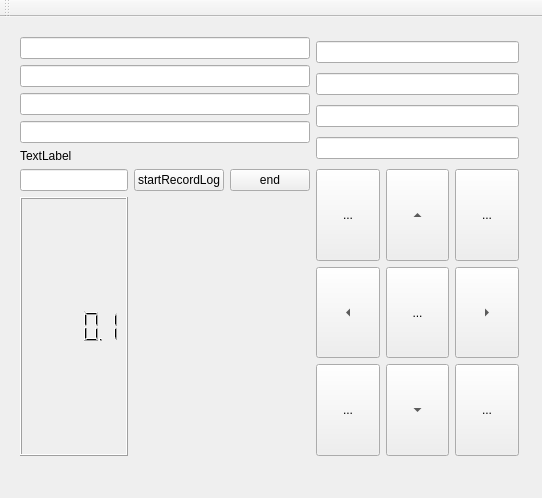
<?xml version="1.0" encoding="UTF-8"?>
<ui version="4.0">
 <class>MainWindow</class>
 <widget class="QMainWindow" name="MainWindow">
  <property name="geometry">
   <rect>
    <x>0</x>
    <y>0</y>
    <width>542</width>
    <height>498</height>
   </rect>
  </property>
  <property name="windowTitle">
   <string>MainWindow</string>
  </property>
  <widget class="QWidget" name="centralWidget">
   <widget class="QWidget" name="gridLayoutWidget">
    <property name="geometry">
     <rect>
      <x>9</x>
      <y>9</y>
      <width>521</width>
      <height>441</height>
     </rect>
    </property>
    <layout class="QGridLayout" name="gridLayout">
     <item row="0" column="0">
      <layout class="QGridLayout" name="gridLayout_5">
       <item row="2" column="0">
        <widget class="QLineEdit" name="tagYEdit"/>
       </item>
       <item row="1" column="0">
        <widget class="QLineEdit" name="tagXEdit"/>
       </item>
       <item row="0" column="0">
        <widget class="QLineEdit" name="tagCodeEdit">
         <property name="font">
          <font>
           <stylestrategy>PreferDefault</stylestrategy>
          </font>
         </property>
        </widget>
       </item>
       <item row="3" column="0">
        <widget class="QLineEdit" name="tagAngleEdit"/>
       </item>
       <item row="4" column="0">
        <widget class="QLabel" name="testLabel">
         <property name="text">
          <string>TextLabel</string>
         </property>
        </widget>
       </item>
      </layout>
     </item>
     <item row="1" column="0">
      <layout class="QGridLayout" name="gridLayout_6">
       <item row="0" column="0">
        <widget class="QLineEdit" name="xmlNameEdit"/>
       </item>
       <item row="0" column="1">
        <widget class="QPushButton" name="startRecordButton">
         <property name="text">
          <string>startRecordLog</string>
         </property>
        </widget>
       </item>
       <item row="0" column="2">
        <widget class="QPushButton" name="endButton">
         <property name="text">
          <string>end</string>
         </property>
        </widget>
       </item>
       <item row="1" column="0">
        <widget class="QLCDNumber" name="testLCD">
         <property name="font">
          <font>
           <pointsize>13</pointsize>
          </font>
         </property>
         <property name="smallDecimalPoint">
          <bool>true</bool>
         </property>
         <property name="digitCount">
          <number>5</number>
         </property>
         <property name="value" stdset="0">
          <double>0.100000000000000</double>
         </property>
        </widget>
       </item>
      </layout>
     </item>
     <item row="1" column="1">
      <layout class="QGridLayout" name="gridLayout_2">
       <item row="1" column="2">
        <widget class="QToolButton" name="rightButton">
         <property name="sizePolicy">
          <sizepolicy hsizetype="Preferred" vsizetype="Preferred">
           <horstretch>0</horstretch>
           <verstretch>0</verstretch>
          </sizepolicy>
         </property>
         <property name="text">
          <string>...</string>
         </property>
         <property name="arrowType">
          <enum>Qt::RightArrow</enum>
         </property>
        </widget>
       </item>
       <item row="0" column="2">
        <widget class="QToolButton" name="toolButton_3">
         <property name="sizePolicy">
          <sizepolicy hsizetype="Preferred" vsizetype="Preferred">
           <horstretch>0</horstretch>
           <verstretch>0</verstretch>
          </sizepolicy>
         </property>
         <property name="text">
          <string>...</string>
         </property>
        </widget>
       </item>
       <item row="0" column="0">
        <widget class="QToolButton" name="encoderButton">
         <property name="sizePolicy">
          <sizepolicy hsizetype="Preferred" vsizetype="Preferred">
           <horstretch>0</horstretch>
           <verstretch>0</verstretch>
          </sizepolicy>
         </property>
         <property name="text">
          <string>...</string>
         </property>
        </widget>
       </item>
       <item row="1" column="1">
        <widget class="QToolButton" name="stopButton">
         <property name="sizePolicy">
          <sizepolicy hsizetype="Preferred" vsizetype="Preferred">
           <horstretch>0</horstretch>
           <verstretch>0</verstretch>
          </sizepolicy>
         </property>
         <property name="text">
          <string>...</string>
         </property>
        </widget>
       </item>
       <item row="0" column="1">
        <widget class="QToolButton" name="forwardButton">
         <property name="sizePolicy">
          <sizepolicy hsizetype="Preferred" vsizetype="Preferred">
           <horstretch>0</horstretch>
           <verstretch>0</verstretch>
          </sizepolicy>
         </property>
         <property name="text">
          <string>...</string>
         </property>
         <property name="arrowType">
          <enum>Qt::UpArrow</enum>
         </property>
        </widget>
       </item>
       <item row="2" column="1">
        <widget class="QToolButton" name="backwardButton">
         <property name="sizePolicy">
          <sizepolicy hsizetype="Preferred" vsizetype="Preferred">
           <horstretch>0</horstretch>
           <verstretch>0</verstretch>
          </sizepolicy>
         </property>
         <property name="text">
          <string>...</string>
         </property>
         <property name="autoRaise">
          <bool>false</bool>
         </property>
         <property name="arrowType">
          <enum>Qt::DownArrow</enum>
         </property>
        </widget>
       </item>
       <item row="1" column="0">
        <widget class="QToolButton" name="leftButton">
         <property name="sizePolicy">
          <sizepolicy hsizetype="Preferred" vsizetype="Preferred">
           <horstretch>0</horstretch>
           <verstretch>0</verstretch>
          </sizepolicy>
         </property>
         <property name="text">
          <string>...</string>
         </property>
         <property name="arrowType">
          <enum>Qt::LeftArrow</enum>
         </property>
        </widget>
       </item>
       <item row="2" column="0">
        <widget class="QToolButton" name="toolButton_8">
         <property name="sizePolicy">
          <sizepolicy hsizetype="Preferred" vsizetype="Preferred">
           <horstretch>0</horstretch>
           <verstretch>0</verstretch>
          </sizepolicy>
         </property>
         <property name="text">
          <string>...</string>
         </property>
        </widget>
       </item>
       <item row="2" column="2">
        <widget class="QToolButton" name="toolButton_9">
         <property name="sizePolicy">
          <sizepolicy hsizetype="Preferred" vsizetype="Preferred">
           <horstretch>0</horstretch>
           <verstretch>0</verstretch>
          </sizepolicy>
         </property>
         <property name="text">
          <string>...</string>
         </property>
        </widget>
       </item>
      </layout>
     </item>
     <item row="0" column="1">
      <layout class="QGridLayout" name="gridLayout_3">
       <item row="2" column="0">
        <widget class="QLineEdit" name="encoderREdit"/>
       </item>
       <item row="0" column="0">
        <widget class="QLineEdit" name="battreyEdit"/>
       </item>
       <item row="1" column="0">
        <widget class="QLineEdit" name="encoderLEdit"/>
       </item>
       <item row="3" column="0">
        <widget class="QLineEdit" name="lineEdit_8"/>
       </item>
      </layout>
     </item>
    </layout>
   </widget>
  </widget>
  <widget class="QMenuBar" name="menuBar">
   <property name="geometry">
    <rect>
     <x>0</x>
     <y>0</y>
     <width>542</width>
     <height>21</height>
    </rect>
   </property>
  </widget>
  <widget class="QToolBar" name="mainToolBar">
   <attribute name="toolBarArea">
    <enum>TopToolBarArea</enum>
   </attribute>
   <attribute name="toolBarBreak">
    <bool>false</bool>
   </attribute>
  </widget>
 </widget>
 <layoutdefault spacing="6" margin="11"/>
 <resources/>
 <connections/>
</ui>
